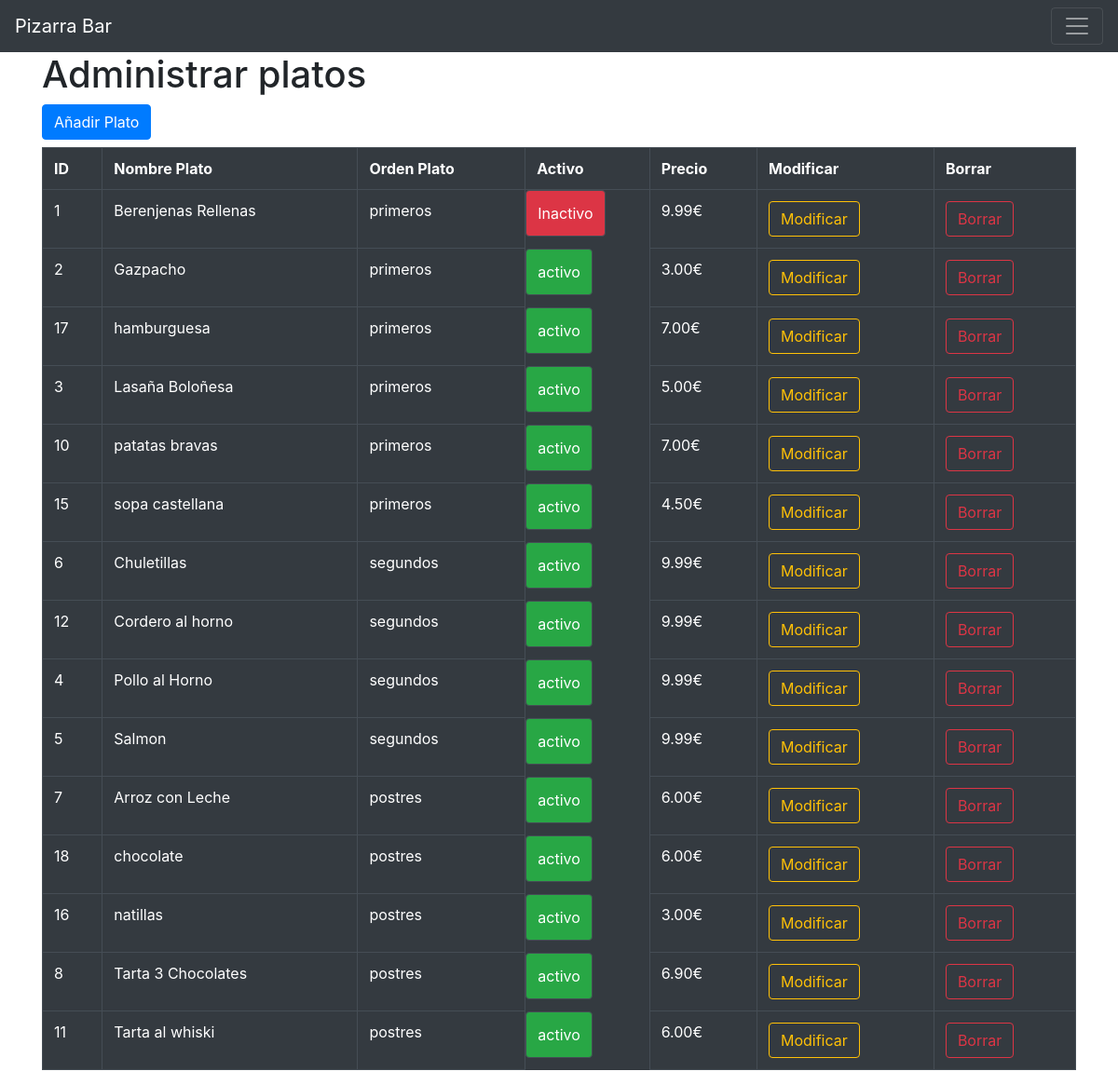
The page /admin/admin-platos.php on the database its author committed.
### tables this page shows
CREATE TABLE `nombre_platos` (
  `id` int(8) NOT NULL,
  `nombre` varchar(100) NOT NULL,
  `precio` float(3,2) NOT NULL,
  `orden_plato` enum('primeros','segundos','postres') NOT NULL,
  `menu_activo` tinyint(1) NOT NULL
);

### admin/datos-admin.php (called while the page is built)
<?php
$host='localhost';
$usuario='root';
$clave ='';
$base ='webautogestionadamenudeldia';
$conexion = mysqli_connect($host,$usuario,$clave,$base) or die('No se ha podido conectar con la base de datos');
mysqli_set_charset($conexion,"utf8");
$sql= "SELECT * FROM nombre_platos ORDER BY orden_plato, nombre" ;
$consulta = mysqli_query($conexion, $sql);
?>

### admin/admin-platos.php (the view, shortened to what this page needs)
<!DOCTYPE html">
<html >
<head>
	<link rel="stylesheet" href="https://stackpath.bootstrapcdn.com/bootstrap/4.3.1/css/bootstrap.min.css">
	<link rel="stylesheet" type="text/css" href="css/style.css" />
</head>
<body>
<?php
include'datos-admin.php';
include 'nav-admin.php';
?>
<div class="container">
<h1>Administrar platos</h1>
<a href='nuevo-plato.php'class='btn btn-primary mb-2'>Añadir Plato</a>
<table class="table table-bordered table-dark ">
	<tr>
	<th>ID</th>
	<th>Nombre Plato</th>
	<th>Orden Plato</th>
	<th>Activo</th>
	<th>Precio </th>
	<th>Modificar</th>
	<th>Borrar</th>
	</tr>
	<?php
	while($fila = mysqli_fetch_array($consulta)) {
		echo '<tr>';
			echo '<td>'.$fila['id'].'</td>';
			echo '<td>'.$fila['nombre'].'</td>';
			echo '<td>'.$fila['orden_plato'].'</td>';
			if($fila['menu_activo']){
				echo '<td class="btn btn-success"> activo</td>';
			}else{
				echo '<td class="btn btn-danger"> Inactivo</td>';
			}
			echo '<td>'.$fila['precio'].'€</td>';
			echo "<td><a href='modificar-plato.php?id=".$fila['id']."' class= 'btn btn-outline-warning'>Modificar</a></td>";
			echo "<td><a href='borrar-plato.php?id=".$fila['id']."' class= 'btn btn-outline-danger'>Borrar</a></td>";
		echo '<tr>';
}
?>
</table>
</div>
</body>
</html>

### rows shown on the page
nombre_platos: id "1", nombre "Berenjenas Rellenas", orden_plato "primeros", menu_activo "Inactivo", precio "9.99"
nombre_platos: id "2", nombre "Gazpacho", orden_plato "primeros", menu_activo "activo", precio "3.00"
nombre_platos: id "17", nombre "hamburguesa", orden_plato "primeros", menu_activo "activo", precio "7.00"
nombre_platos: id "3", nombre "Lasaña Boloñesa", orden_plato "primeros", menu_activo "activo", precio "5.00"
nombre_platos: id "10", nombre "patatas bravas", orden_plato "primeros", menu_activo "activo", precio "7.00"
nombre_platos: id "15", nombre "sopa castellana", orden_plato "primeros", menu_activo "activo", precio "4.50"
nombre_platos: id "6", nombre "Chuletillas", orden_plato "segundos", menu_activo "activo", precio "9.99"
nombre_platos: id "12", nombre "Cordero al horno", orden_plato "segundos", menu_activo "activo", precio "9.99"
nombre_platos: id "4", nombre "Pollo al Horno", orden_plato "segundos", menu_activo "activo", precio "9.99"
nombre_platos: id "5", nombre "Salmon", orden_plato "segundos", menu_activo "activo", precio "9.99"
nombre_platos: id "7", nombre "Arroz con Leche", orden_plato "postres", menu_activo "activo", precio "6.00"
nombre_platos: id "18", nombre "chocolate", orden_plato "postres", menu_activo "activo", precio "6.00"
nombre_platos: id "16", nombre "natillas", orden_plato "postres", menu_activo "activo", precio "3.00"
nombre_platos: id "8", nombre "Tarta 3 Chocolates", orden_plato "postres", menu_activo "activo", precio "6.90"
nombre_platos: id "11", nombre "Tarta al whiski", orden_plato "postres", menu_activo "activo", precio "6.00"
